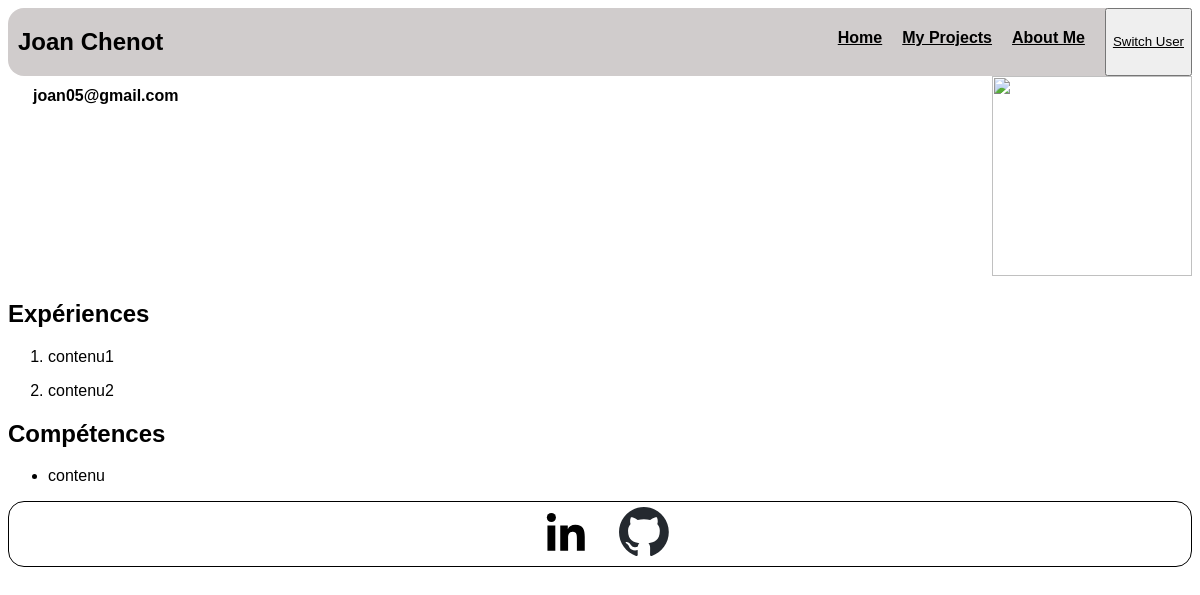
Before: /aboutMe.php?id=2 with the older database file.
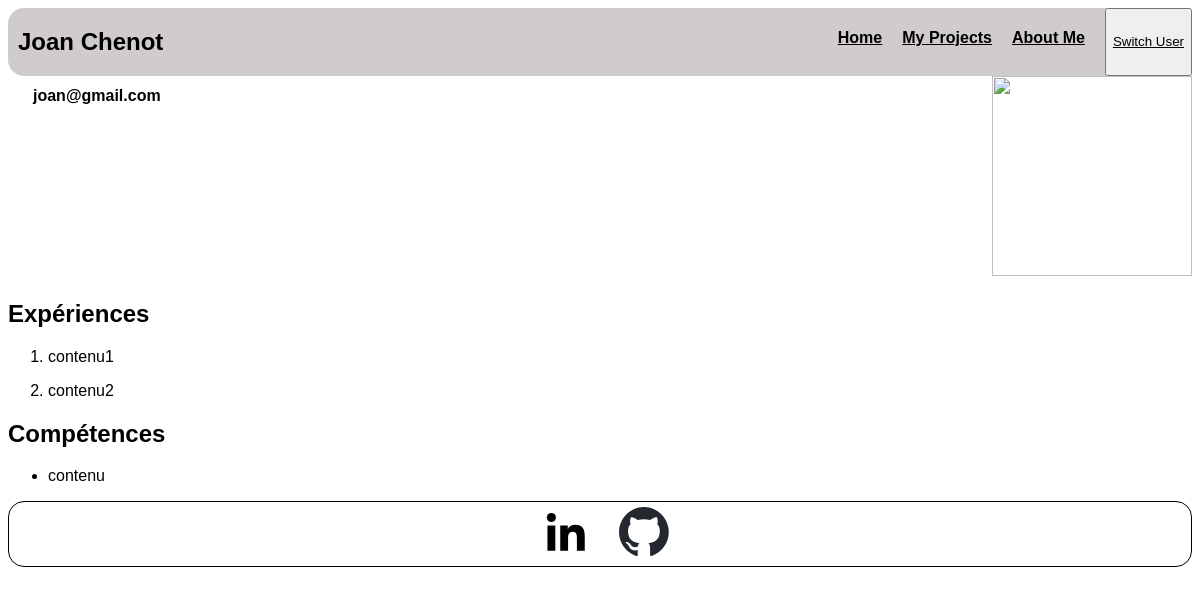
After: the same page with the newer database file.
### tables this page shows
CREATE TABLE Me(id INT PRIMARY KEY AUTO_INCREMENT, firstname VARCHAR(20) NOT NULL, lastname VARCHAR(20) NOT NULL, email VARCHAR(30), phone INT, address VARCHAR(64), country VARCHAR(50), birth_date DATE, description VARCHAR(256));

### aboutMe.php (the view)
<?php
require "header.php"
?>
<div class="aboutMeHaut">
    <div class="mail">
        <h4><?php echo $info['email'];?></h4>
    </div>
    <div>
        <img src="img/kisspng-the-legend-of-zelda-the-minish-cap-the-legend-of-zelda-link-png-file-5a79869f03d344.7265453615179137590157.png" height="200" width="200">
    </div>
</div>
<div>
    <h2>Expériences</h2>
    <ol>
        <li>
            <p>contenu1</p>
        </li>
        <li>
            <p>contenu2</p>
        </li>
    </ol>
</div>
<div>
    <h2>Compétences</h2>
    <ul>
        <li>contenu</li>
    </ul>
</div>
<?php
require "footer.php"
?>

### header.php (shortened to what this page needs)
<?php
$servername = "localhost";
$username = "paul";
$password = "3UhyXkth";
$actual_link = "https://$_SERVER[HTTP_HOST]$_SERVER[REQUEST_URI]";
$url_components = parse_url($actual_link);
parse_str($url_components['query'], $params);
$user_id = $params['id'];
$conn = new PDO("mysql:host=$servername;dbname=Portfolio", $username, $password);
$conn->setAttribute(PDO::ATTR_ERRMODE, PDO::ERRMODE_EXCEPTION);
$sql = "SELECT * FROM Me WHERE id=?";
$result = $conn->prepare($sql);
$result->execute(array($user_id));
$info = $result->fetch();
$sql = "SELECT COUNT(*) FROM Me";
$result = $conn->query($sql);
$numberOfUser = 0;
foreach ($result as $row) {
    $numberOfUser = $row;
}
$numberOfUser = $numberOfUser[0];
?>
<!DOCTYPE html>
<html lang="en">
<head>
    <link rel="stylesheet" href="../style.css" />
</head>
<body>
    <header>
            <div><h2> <?=$info['firstname'], " ", $info['lastname'];?> </h2></div><a href="tel:+"></a>
            <nav class="menu">
                <div class="option"><h4><a href="./index.php<?="?id=",$user_id?>">Home</a></h4></div>
                <div class="option"><h4><a href="./Projects.php<?="?id=",$user_id?>">My Projects</a></h4></div>
                <div class="option"><h4><a href="./aboutMe.php<?="?id=",$user_id?>">About Me</a></h4></div>
                <button class="switchuser">
                    <a href="<?="http://". $url_components["host"] . ":" . $url_components["port"] . $url_components["path"] . "?id=" . $user_id%$numberOfUser+1?>" class="switchuserbutton">Switch User</a>
                </button>
            </nav>
        </header>

Changed rows visible on the page:
changed me "Joan": email "joan05@gmail.com" → "joan@gmail.com"
